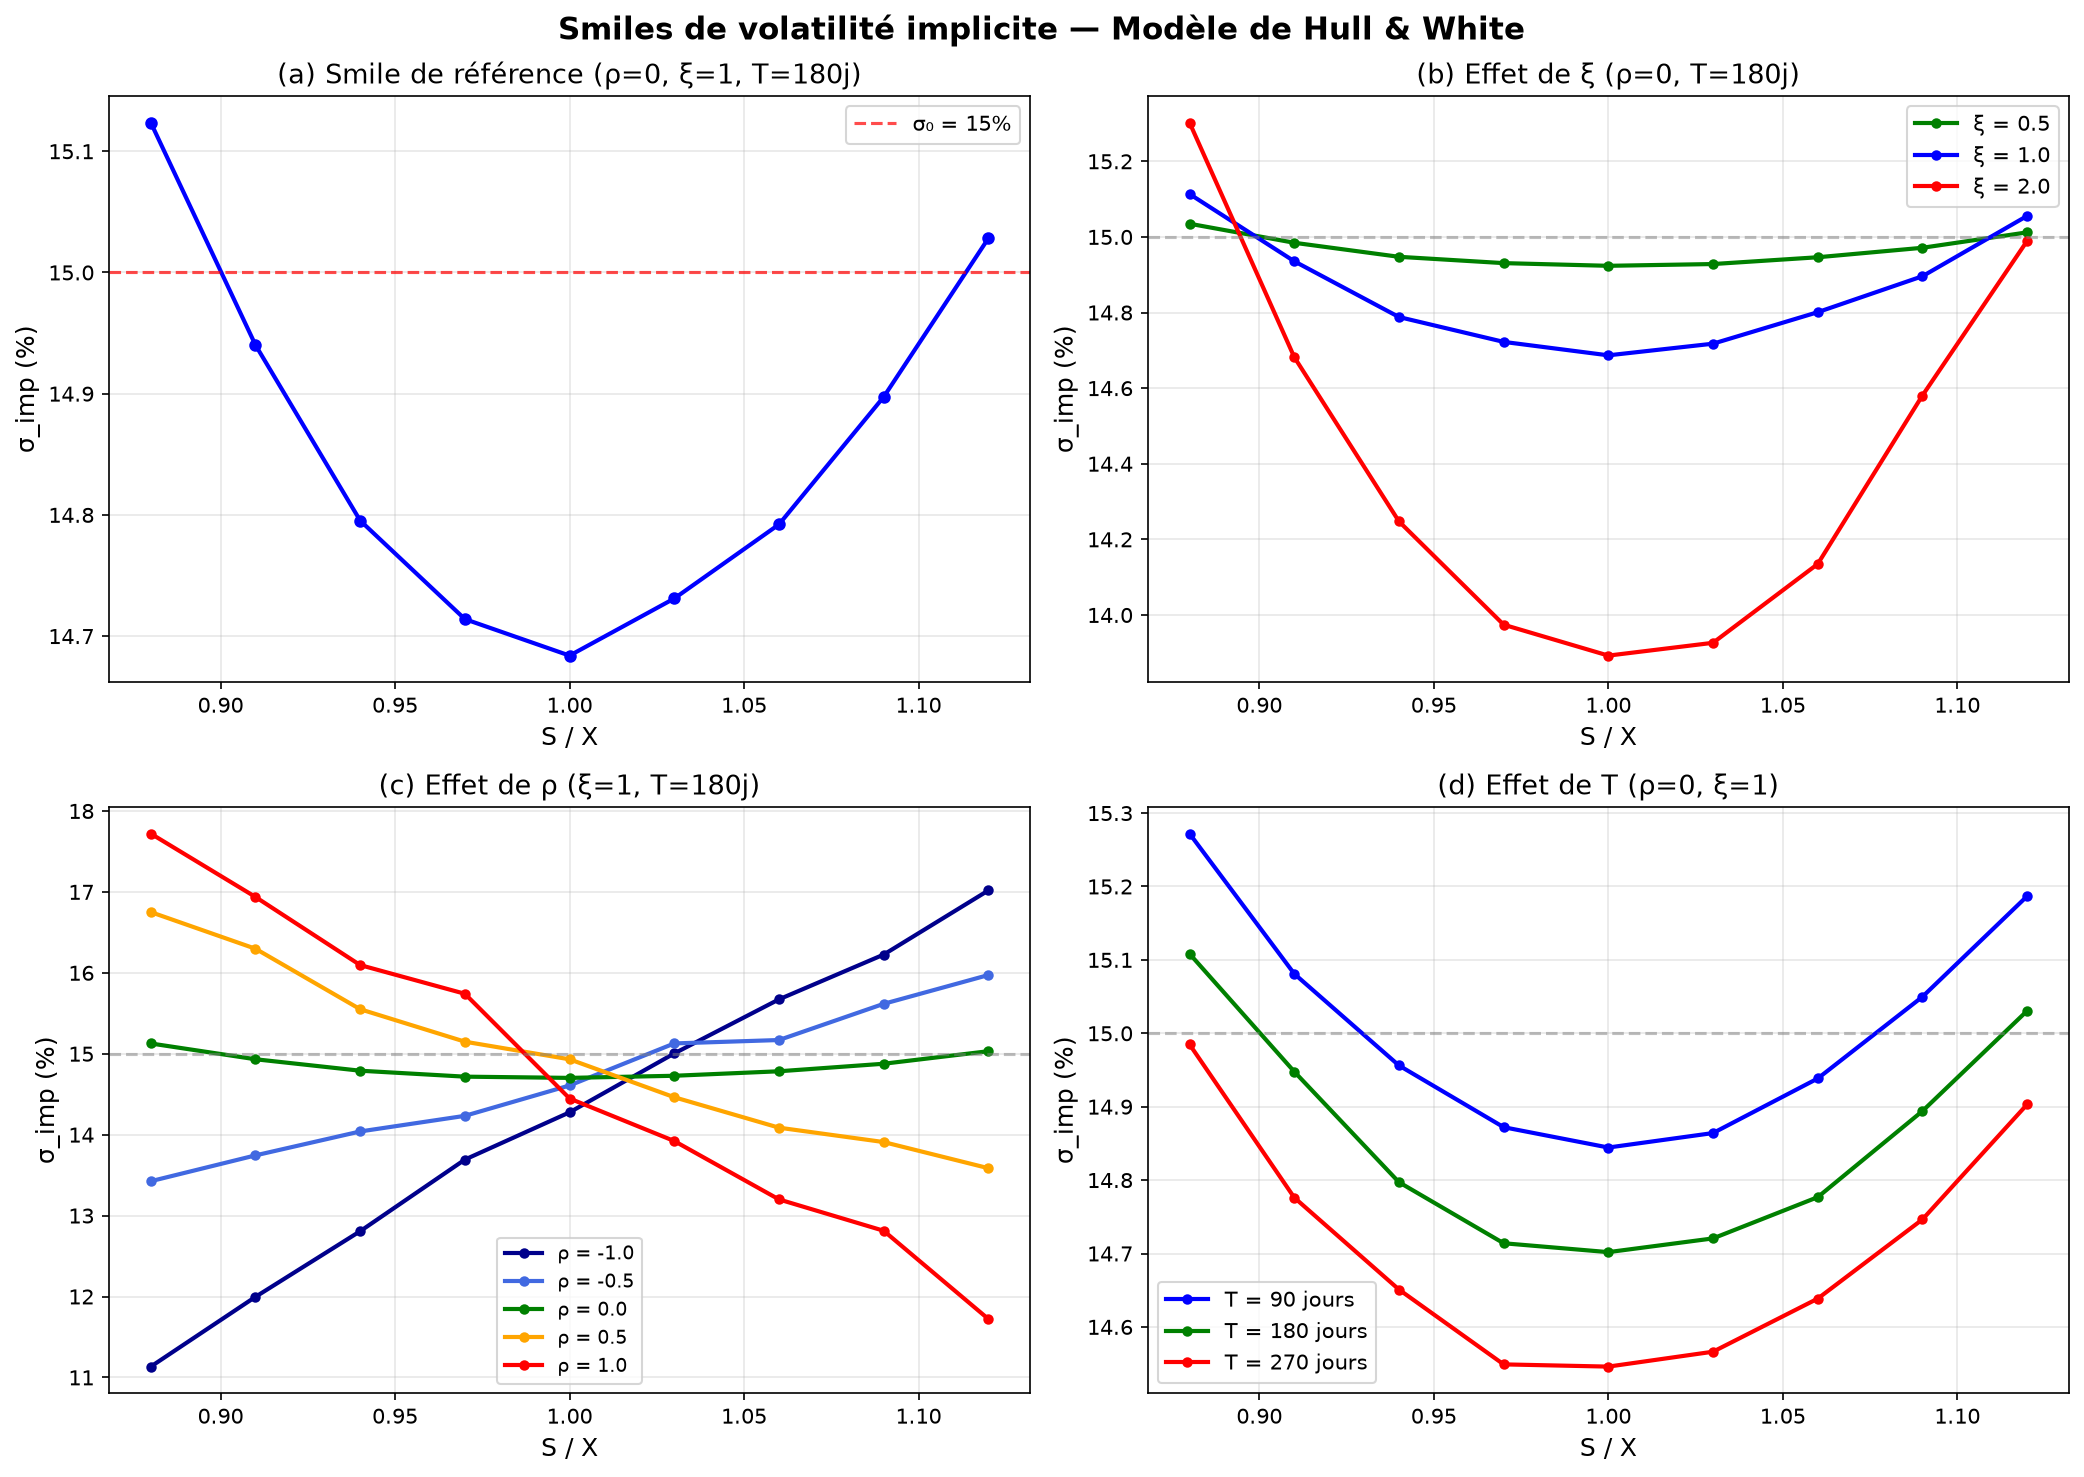

Write Python code to recreate this figure.
"""
Expérience 8 — Smiles de volatilité implicite
(a) Smile de référence ρ=0, ξ=1
(b) Effet de ξ : ξ = 0.5, 1, 2
(c) Effet de ρ : ρ = -1, -0.5, 0, 0.5, 1
(d) Effet de T : T = 90, 180, 270 jours
"""

import numpy as np
import matplotlib.pyplot as plt
from scipy.stats import norm
import time

def bs_call(S, K, r, T, sigma):
    if sigma <= 1e-12 or T <= 0:
        return max(S - K * np.exp(-r * T), 0.0)
    d1 = (np.log(S / K) + (r + sigma**2 / 2) * T) / (sigma * np.sqrt(T))
    d2 = d1 - sigma * np.sqrt(T)
    return S * norm.cdf(d1) - K * np.exp(-r * T) * norm.cdf(d2)

def bs_call_vec(S, K, r, T, sigma_vec):
    """Prix B-S vectorisé sur un vecteur de volatilités."""
    sigma_vec = np.maximum(sigma_vec, 1e-12)
    d1 = (np.log(S / K) + (r + sigma_vec**2 / 2) * T) / (sigma_vec * np.sqrt(T))
    d2 = d1 - sigma_vec * np.sqrt(T)
    return S * norm.cdf(d1) - K * np.exp(-r * T) * norm.cdf(d2)

def implied_vol_bisection(S, K, r, T, price, tol=1e-8, max_iter=200):
    lower_bound = max(S - K * np.exp(-r * T), 0.0)
    if price <= lower_bound + 1e-10 or price >= S - 1e-10:
        return np.nan
    sig_low, sig_high = 1e-6, 5.0
    for _ in range(max_iter):
        sig_mid = (sig_low + sig_high) / 2
        p = bs_call(S, K, r, T, sig_mid)
        if abs(p - price) < tol:
            return sig_mid
        if p < price:
            sig_low = sig_mid
        else:
            sig_high = sig_mid
    return sig_mid

def mc_rho0(S0, K, r, T, V0, mu, xi, n_steps, n_sims):
    """MC ρ=0 VECTORISÉ : simule V seul, avec antithétiques."""
    dt = T / n_steps
    Z = np.random.randn(n_sims, n_steps)
    
    log_inc = (mu - xi**2 / 2) * dt + xi * np.sqrt(dt) * Z
    log_V = np.zeros((n_sims, n_steps + 1))
    log_V[:, 0] = np.log(V0)
    for i in range(n_steps):
        log_V[:, i+1] = log_V[:, i] + log_inc[:, i]
    V_bar1 = np.mean(np.exp(log_V), axis=1)
    P1 = bs_call_vec(S0, K, r, T, np.sqrt(V_bar1))
    
    log_inc_anti = (mu - xi**2 / 2) * dt + xi * np.sqrt(dt) * (-Z)
    log_V_anti = np.zeros((n_sims, n_steps + 1))
    log_V_anti[:, 0] = np.log(V0)
    for i in range(n_steps):
        log_V_anti[:, i+1] = log_V_anti[:, i] + log_inc_anti[:, i]
    V_bar2 = np.mean(np.exp(log_V_anti), axis=1)
    P2 = bs_call_vec(S0, K, r, T, np.sqrt(V_bar2))
    
    return np.mean((P1 + P2) / 2)

def mc_rho_nonzero(S0, K, r, T, V0, mu, xi, rho, n_steps, n_sims):
    """MC ρ≠0 VECTORISÉ : simule S et V conjointement, antithétiques sur u."""
    dt = T / n_steps
    sqrt_dt = np.sqrt(dt)
    sqrt_1_rho2 = np.sqrt(1 - rho**2)
    
    U = np.random.randn(n_sims, n_steps)
    Vn = np.random.randn(n_sims, n_steps)
    
    S1 = np.full(n_sims, S0)
    V1 = np.full(n_sims, V0)
    S2 = np.full(n_sims, S0)
    V2 = np.full(n_sims, V0)
    
    for i in range(n_steps):
        u_i = U[:, i]
        v_i = Vn[:, i]
        
        S1 = S1 * np.exp((r - V1/2) * dt + np.sqrt(np.maximum(V1, 0)) * sqrt_dt * u_i)
        V1 = np.maximum(V1 * np.exp((mu - xi**2/2) * dt + xi * sqrt_dt * (rho * u_i + sqrt_1_rho2 * v_i)), 1e-12)
        
        S2 = S2 * np.exp((r - V2/2) * dt + np.sqrt(np.maximum(V2, 0)) * sqrt_dt * (-u_i))
        V2 = np.maximum(V2 * np.exp((mu - xi**2/2) * dt + xi * sqrt_dt * (rho * (-u_i) + sqrt_1_rho2 * v_i)), 1e-12)
    
    p1 = np.exp(-r * T) * np.maximum(S1 - K, 0)
    p2 = np.exp(-r * T) * np.maximum(S2 - K, 0)
    return np.mean((p1 + p2) / 2)

# Paramètres de base
S0 = 1.0
r = 0.0
sigma0 = 0.15
V0 = sigma0**2
mu = 0.0
n_steps = 90
n_sims = 10000

# Grille de moneyness
moneyness = np.arange(0.88, 1.13, 0.03)

def compute_smile(rho, xi, T, label=""):
    t0 = time.time()
    sigma_imps = []
    for sx in moneyness:
        K = S0 / sx
        if abs(rho) < 1e-10:
            price = mc_rho0(S0, K, r, T, V0, mu, xi, n_steps, n_sims)
        else:
            price = mc_rho_nonzero(S0, K, r, T, V0, mu, xi, rho, n_steps, n_sims)
        sig = implied_vol_bisection(S0, K, r, T, price)
        sigma_imps.append(sig * 100 if not np.isnan(sig) else np.nan)
    elapsed = time.time() - t0
    if label:
        print(f"  {label} terminé ({elapsed:.1f}s)")
    return sigma_imps

# =====================================================
# (a) Smile de référence (ρ=0, ξ=1, T=180j)
# =====================================================
print("(a) Smile de référence...")
T_ref = 180/365
smile_ref = compute_smile(0.0, 1.0, T_ref, "ρ=0, ξ=1")

fig, axes = plt.subplots(2, 2, figsize=(14, 10))

ax = axes[0, 0]
valid = [not np.isnan(s) for s in smile_ref]
ax.plot(moneyness[valid], np.array(smile_ref)[valid], 'bo-', linewidth=2, markersize=5)
ax.axhline(sigma0*100, color='red', linestyle='--', alpha=0.7, label='σ₀ = 15%')
ax.set_xlabel('S / X', fontsize=12)
ax.set_ylabel('σ_imp (%)', fontsize=12)
ax.set_title('(a) Smile de référence (ρ=0, ξ=1, T=180j)', fontsize=13)
ax.legend(fontsize=10)
ax.grid(True, alpha=0.3)

# =====================================================
# (b) Effet de ξ
# =====================================================
print("\n(b) Effet de ξ...")
ax = axes[0, 1]
for xi_val, color in [(0.5, 'green'), (1.0, 'blue'), (2.0, 'red')]:
    smile = compute_smile(0.0, xi_val, T_ref, f"ξ={xi_val}")
    valid = [not np.isnan(s) for s in smile]
    ax.plot(moneyness[valid], np.array(smile)[valid], 'o-', color=color,
            linewidth=2, markersize=4, label=f'ξ = {xi_val}')
ax.axhline(sigma0*100, color='gray', linestyle='--', alpha=0.5)
ax.set_xlabel('S / X', fontsize=12)
ax.set_ylabel('σ_imp (%)', fontsize=12)
ax.set_title('(b) Effet de ξ (ρ=0, T=180j)', fontsize=13)
ax.legend(fontsize=10)
ax.grid(True, alpha=0.3)

# =====================================================
# (c) Effet de ρ
# =====================================================
print("\n(c) Effet de ρ...")
ax = axes[1, 0]
colors_rho = {-1.0: 'darkblue', -0.5: 'royalblue', 0.0: 'green', 0.5: 'orange', 1.0: 'red'}
for rho_val in [-1.0, -0.5, 0.0, 0.5, 1.0]:
    smile = compute_smile(rho_val, 1.0, T_ref, f"ρ={rho_val}")
    valid = [not np.isnan(s) for s in smile]
    ax.plot(moneyness[valid], np.array(smile)[valid], 'o-', color=colors_rho[rho_val],
            linewidth=2, markersize=4, label=f'ρ = {rho_val}')
ax.axhline(sigma0*100, color='gray', linestyle='--', alpha=0.5)
ax.set_xlabel('S / X', fontsize=12)
ax.set_ylabel('σ_imp (%)', fontsize=12)
ax.set_title('(c) Effet de ρ (ξ=1, T=180j)', fontsize=13)
ax.legend(fontsize=9)
ax.grid(True, alpha=0.3)

# =====================================================
# (d) Effet de T
# =====================================================
print("\n(d) Effet de T...")
ax = axes[1, 1]
for T_days, color in [(90, 'blue'), (180, 'green'), (270, 'red')]:
    T_val = T_days / 365
    smile = compute_smile(0.0, 1.0, T_val, f"T={T_days}j")
    valid = [not np.isnan(s) for s in smile]
    ax.plot(moneyness[valid], np.array(smile)[valid], 'o-', color=color,
            linewidth=2, markersize=4, label=f'T = {T_days} jours')
ax.axhline(sigma0*100, color='gray', linestyle='--', alpha=0.5)
ax.set_xlabel('S / X', fontsize=12)
ax.set_ylabel('σ_imp (%)', fontsize=12)
ax.set_title('(d) Effet de T (ρ=0, ξ=1)', fontsize=13)
ax.legend(fontsize=10)
ax.grid(True, alpha=0.3)

plt.suptitle('Smiles de volatilité implicite — Modèle de Hull & White', fontsize=15, fontweight='bold')
plt.tight_layout()
plt.savefig('exp8_smiles.png', dpi=150, bbox_inches='tight')
plt.show()
print("\nFigure sauvegardée: exp8_smiles.png")
